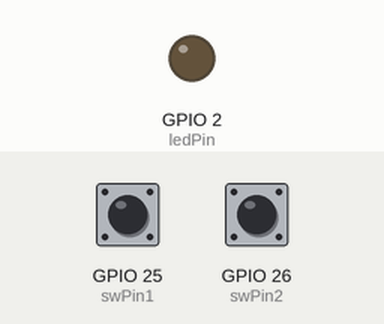
Recording of a sketch running on a simulated ESP32. Shown: output pins drawn as LEDs (lit = HIGH). The test bench sets the inputs (shaded band); at power-on: GPIO 25 (swPin1) HIGH, GPIO 26 (swPin2) HIGH.

Above: at 1.2 s.
1.3 s: GPIO 25 (swPin1) pulled LOW for 0.15 s
At 2.5 s:
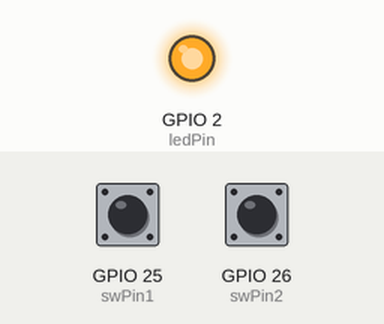
2.9 s: GPIO 26 (swPin2) pulled LOW for 0.15 s
At 3.9 s:
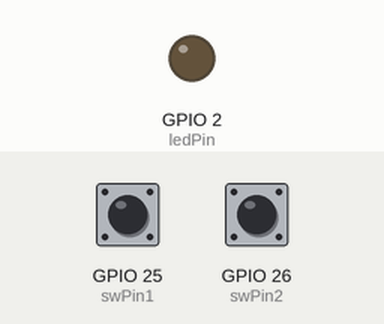
4.5 s: GPIO 25 (swPin1) pulled LOW for 1 s
At 5.1 s:
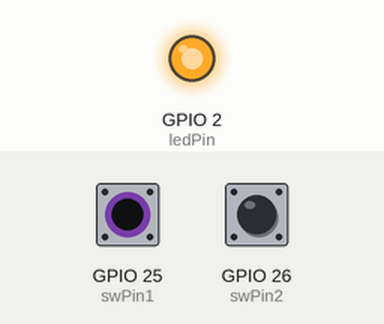
Timing chart, 0 to 7.5 s (numbered marks = the images above; inputs shaded):
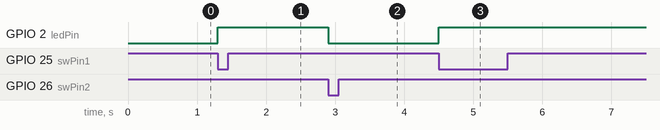

The sketch:

sw_esp32.ino
```cpp
#include "RailSwitch.h"

const int swPin1 = 25;
const int swPin2 = 26;
const int ledPin = 2;

RailSwitch s1(swPin1), s2(swPin2);

void setup() {
  Serial.begin(115200);
  pinMode(ledPin, OUTPUT);
  digitalWrite(ledPin, LOW);
  s1.begin();
  s2.begin();
}

void loop(){
  if (s1.is_pushed()) {
    digitalWrite(ledPin, HIGH);
  }
  if (s2.is_pushed()) {
    digitalWrite(ledPin, LOW);
  }
  delay(100);
}
```

RailSwitch.cpp
```cpp
#include "RailSwitch.h"
#include <Arduino.h>

RailSwitch::RailSwitch(int _pin) {
  pin = _pin;
  delay = 1000;
}

RailSwitch::RailSwitch(int _pin, unsigned long _delay) {
  pin = _pin;
  delay = _delay;
}

void RailSwitch::begin(void) {
  pinMode(pin, INPUT_PULLUP);
  attachInterruptArg(pin, &on_interrupt, this, FALLING);
}

void IRAM_ATTR on_interrupt(void *arg) {
  RailSwitch* s = static_cast<RailSwitch*>(arg);
  s->set_pushed();
}

void RailSwitch::set_pushed(void) {
  t = millis();
  pushed = true;
}

void RailSwitch::reset_pushed(void) {
  t = 0;
  pushed = false;
}

bool RailSwitch::is_pushed(void) {
  unsigned long now;

  if (pushed) {
    now = millis();
    if (now - t < delay) {
      return true;
    }
    else {
      reset_pushed();
      return false;
    }
  }
  else {
    return false;
  }
}
```

RailSwitch.h
```cpp
#ifndef __RAIL_SWITCH_H__
#define __RAIL_SWITCH_H__
class RailSwitch {
  protected:
    int pin;
    bool pushed;
    unsigned long delay;
    unsigned long t;

  public:
    RailSwitch(int _pin);
    RailSwitch(int _pin, unsigned long _delay);
    void begin(void);
    void set_pushed(void);
    void reset_pushed(void);
    bool is_pushed(void);
};

void on_interrupt(void *arg);
#endif
```

Measured:
- after the input at 1.3 s, GPIO 2 (ledPin): LOW → HIGH at once
- after the input at 2.9 s, GPIO 2 (ledPin): HIGH → LOW at once
- after the input at 4.5 s, GPIO 2 (ledPin): LOW → HIGH at once
